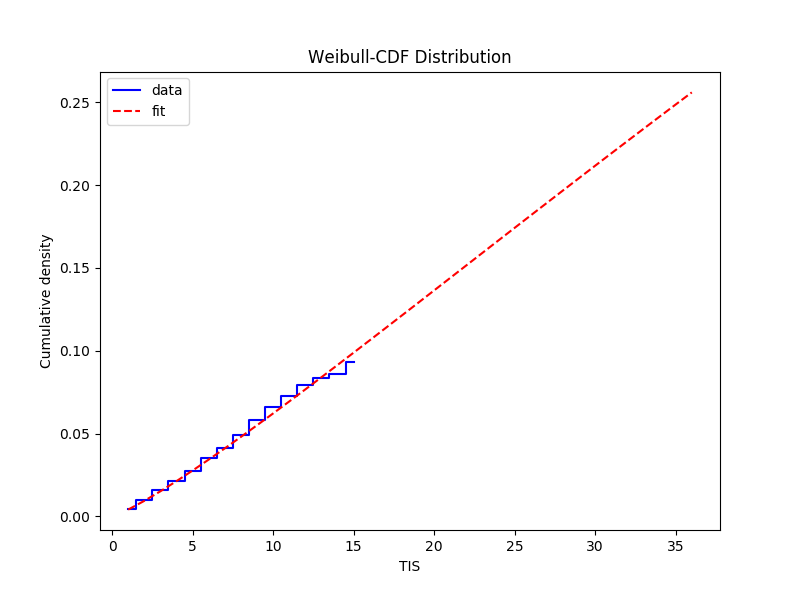

Write the Python code that produced this figure.
# -*- coding: utf-8 -*-
"""
Created on Tue Mar 21 09:37:17 2017
@author: lojp
"""
from scipy import stats 
from scipy.optimize import curve_fit 
import numpy as np
import pandas as pd
import matplotlib.pyplot as plt
from scipy import asarray as ar,exp

ydata = [0.0041999999999999997, 0.0099869999999999994, 0.015879000000000001, 
    0.021288000000000001, 0.027421000000000001, 0.035160999999999998, 
    0.041052999999999999, 0.049036000000000003, 0.057980999999999998, 
    0.066203999999999999, 0.072849999999999998, 0.079033000000000006, 
    0.083266999999999994, 0.086085999999999996, 0.0929999999999997]

x = ar(range(1,len(ydata)+1))
y = ar(ydata)
xx = ar(range(1,37))


def weibCumDist(x, a, b):
    return 1 - np.exp(-(x / b) ** a)

popt,pcov = curve_fit(weibCumDist,x,y, bounds=(0, [5, 100])) #you need add the bounds to set the range, or we have an error.
print(popt)

fig = plt.figure(figsize=(8,6))
plt.step(x,y,'b-',where='mid',label='data')
plt.plot(xx,weibCumDist(xx,*popt),'r--',label='fit')
plt.ylabel("Cumulative density")
plt.xlabel("TIS")
plt.title('Weibull-CDF Distribution')
plt.legend()
plt.show()
